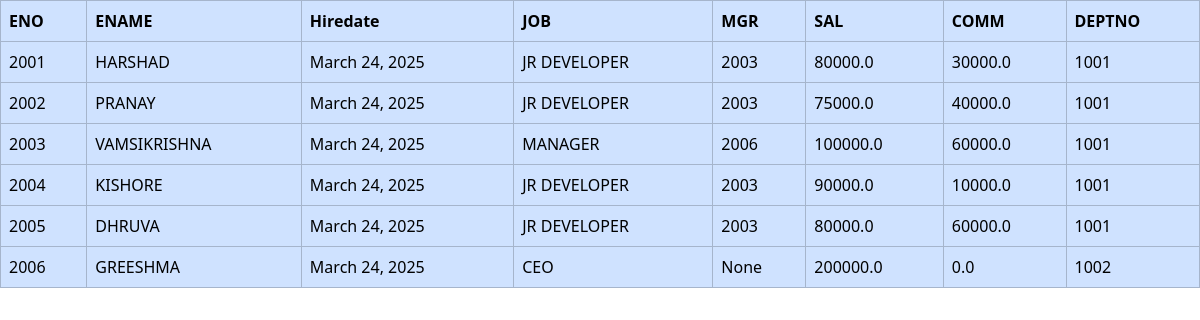
/updationMethods/, run on an earlier commit of the app's database.
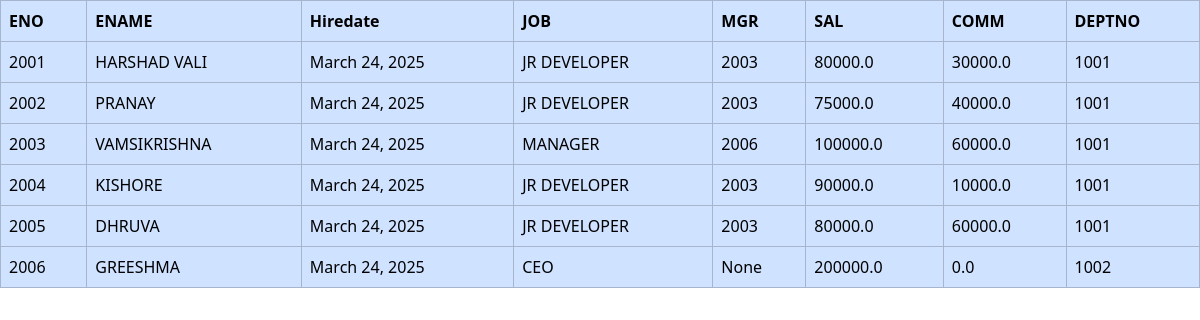
And on a later commit of the database.
### app1/models.py (models this page shows)
class Emp(models.Model):
    eno=models.CharField(max_length=100,primary_key=True)
    ename=models.CharField(max_length=100)
    hiredate=models.DateField(default='2000-09-20')#orm date formate 'yyyy-mm-dd'
    job=models.CharField(max_length=100)
    mgr=models.ForeignKey('self',on_delete=models.SET_NULL,null=True,blank=True)
    sal=models.FloatField(max_length=100)
    comm=models.FloatField(max_length=100)
    deptno=models.ForeignKey(Dept,on_delete=models.CASCADE)
    def __str__(self):
       return self.eno

class Dept(models.Model):
    deptno=models.IntegerField(primary_key=True)
    dname=models.CharField(max_length=100)
    mgr=models.CharField(max_length=100,null=True, blank=True)
    mname=models.CharField(max_length=100)
    def __str__(self):
       return str(self.deptno)

### app1/views.py (the view)
# urls.py: path('updationMethods/',updationMethods,name='updationMethods'),
def updationMethods(request):
    WO=Emp.objects.all().filter(Q(sal__gt=60000) & Q(sal__lt=80000)).update(ename='DHRUVA')
    WO=Emp.objects.all().filter(sal=75000).update(ename='PRANAY')
    WO=Emp.objects.filter(sal=100000).update(ename='VAMSIKRISHNA')
    WO=Emp.objects.all().filter(job='CEO').update(ename='GREESHMA')
    WO=Emp.objects.filter(comm=10000).update(ename='KISHORE')
    WO=Emp.objects.all().filter(Q(comm=60000) & Q(sal=80000)).update(ename='DHRUVA')
    WO=Emp.objects.all().filter(ename='VAMSIKRISHNA').update(deptno='1001')#While we are dealing with parent column(foreigh key columb)  that data should be definetly present in the parent column data
    WO=Emp.objects.all()
    '''
    C=Emp.objects.get(deptno='1002')
    cc=C.deptno
    WO=Emp.objects.all().filter(ename='VAMSIKRISHNA').update_or_create(deptno=1001,defaults={'deptno':cc})#While we are dealing with parent column(foreigh key columb)  that data should be definetly present in the parent column data and we need to provide parent instance
    WO=Emp.objects.all()
    '''
    '''
    C=Emp.objects.get(deptno='1002')
    cc=C.deptno
    #WO=Emp.objects.all().filter(ename='VAMSIKRISHN').update_or_create(deptno=1001,defaults={'eno':2007,'sal':0,'comm':0,'deptno':cc})#While we are dealing with parent column(foreigh key columb)  that data should be definetly present in the parent column data and we need to provide parent instance
    #in the above primary key is mandatory,parent column data and it's instance is mandatory,....
    #sal and comm i need specify values because in models.py file i'm not created default vakues 'null=True blank=True' for both sal and comm columns
    WO=Emp.objects.all()

    '''
    '''
    #DELETION OF PARTICULAR RECORD
    WO=Emp.objects.filter(comm=20).delete()
    WO=Emp.objects.all().delete()#It is used to delete all the records in the table
    WO=Emp.objects.all()

    '''
    DD={'WO':WO}
    return render(request,'h3.html',DD)

### templates/h3.html (shortened to what this page needs)
<!DOCTYPE html>
<html lang="en">
<head>
    <link href="https://cdn.jsdelivr.net/npm/bootstrap@5.3.3/dist/css/bootstrap.min.css" rel="stylesheet">
</head>
<body>
    <table class="table table-bordered table-primary">
        <thead>
            <tr>
            <th>ENO</th>
            <th>ENAME</th>
            <th>Hiredate</th>
            <th>JOB</th>
            <th>MGR</th>
            <th>SAL</th>
            <th>COMM</th>
            <th>DEPTNO</th>
            </tr>
        </thead>
        <tbody>
            {% for i in WO %}
            <tr>
                <td>{{i.eno }}</td>
                <td>{{i.ename }}</td>
                <td>{{i.hiredate }}</td>
                <td>{{i.job }}</td>
                <td>{{ i.mgr }}</td>
                <td>{{i.sal }}</td>
                <td>{{i.comm }}</td>
                <td>{{ i.deptno }}</td>
            </tr>
            {% endfor %}
        </tbody>
    </table>
</body>
</html>

What changed in the data, as far as the page shows it:
changed Emp id 2001: ename "HARSHAD" → "HARSHAD VALI"
